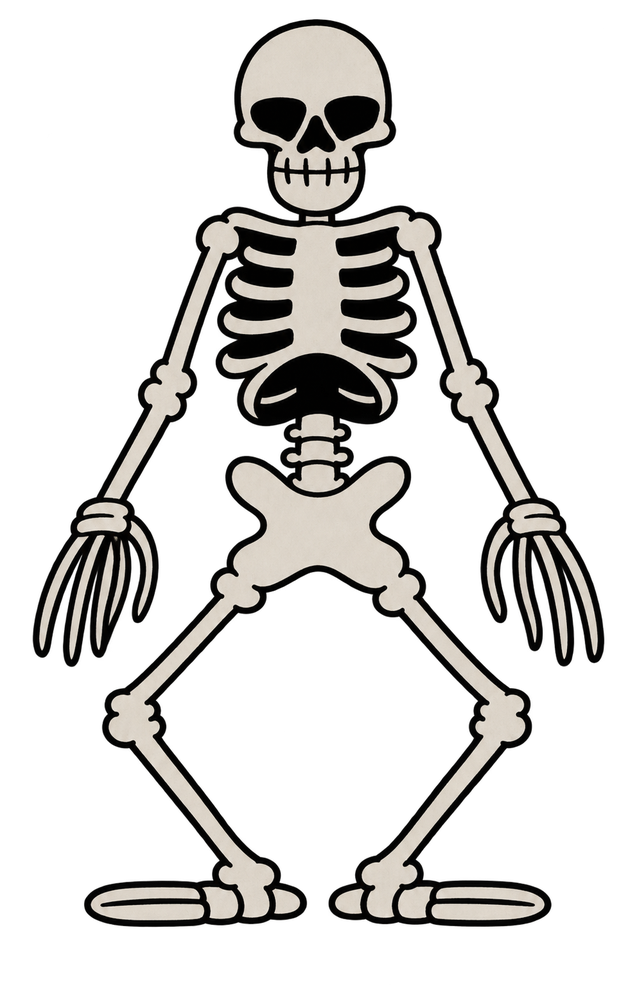
#> input picture character/reference-clean.png, 637 x 1000 px, shrunk from 1001 x 1571 before the run
$ python vectorize.py
#> lines starting #> are read from the running program, lines starting #| are printed output that depends on the picture; after the words box and inside, x2 and y2 are one past the last pixel; in counts of white or black regions, pixels touching at a corner belong together
"""Convert the clean reference into flat two-color vector paths.
The image was cleaned with image generation; this is format vectorization,
not a claim of an exact automatic matte of the source film.
"""
from pathlib import Path
import json, os
os.environ['MPLCONFIGDIR']='/tmp/skeleton-matplotlib'
import matplotlib
matplotlib.use('Agg')
from matplotlib.figure import Figure
import numpy as np
from PIL import Image
ROOT=Path(__file__).resolve().parent
src=ROOT/'reference-clean.png'
image=np.asarray(Image.open(src).convert('RGBA'))
#> image is the input picture: shape (1000, 637, 4); mean R, G, B, A 33.8, 32.5, 30.8, 68.1

def rdp(p,epsilon=.8):
    if len(p)<4:return p
    line=p[-1]-p[0];length=np.linalg.norm(line)
    if length<1e-10:
        index=len(p)//2
        return np.vstack((rdp(p[:index+1],epsilon)[:-1],rdp(p[index:],epsilon)))
    dist=np.abs(line[0]*(p[:,1]-p[0,1])-line[1]*(p[:,0]-p[0,0]))/length
    index=int(np.argmax(dist))
    if dist[index]<=epsilon:return p[[0,-1]]
    return np.vstack((rdp(p[:index+1],epsilon)[:-1],rdp(p[index:],epsilon)))

def contours(mask):
    figure=Figure();ax=figure.subplots();cs=ax.contour(mask.astype(float),levels=[.5])
    paths=[]
    for poly in cs.get_paths()[0].to_polygons():
        if len(poly)<4:continue
        area=abs(np.sum(poly[:-1,0]*poly[1:,1]-poly[1:,0]*poly[:-1,1]))/2
        if area<9:continue
        poly=rdp(poly)
        paths.append('M'+' L'.join(f'{x:.1f},{y:.1f}' for x,y in poly)+'Z')
    return ''.join(paths)
alpha=image[:,:,3]>127
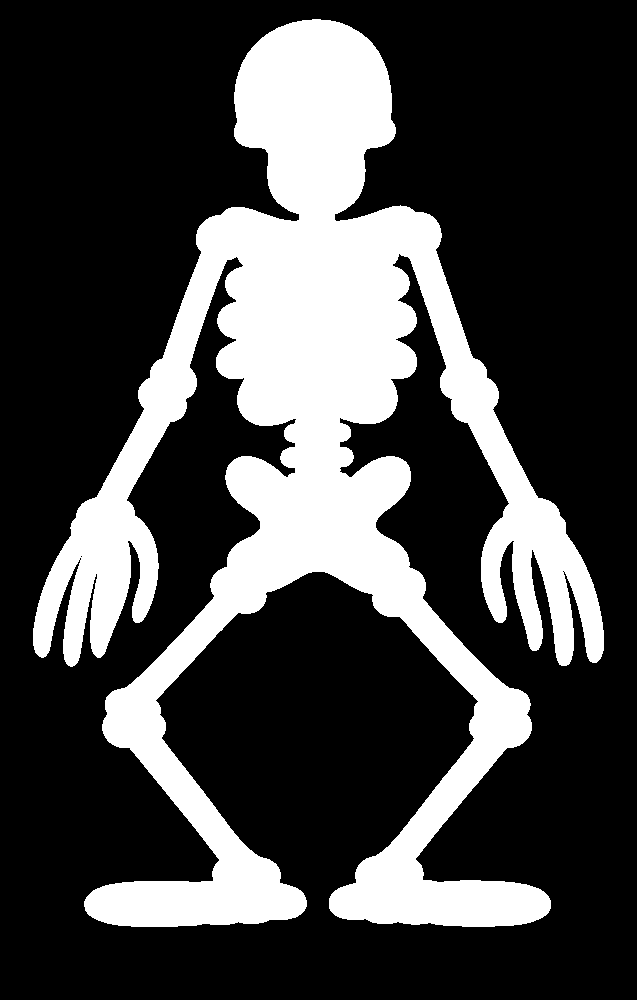
#> alpha: shape (1000, 637) bool; 26.9% white; 1 white region, box (x1, y1, x2, y2) and area: (33, 19, 604, 927) 171594
ivory=(image[:,:,:3].mean(axis=2)>100)&alpha
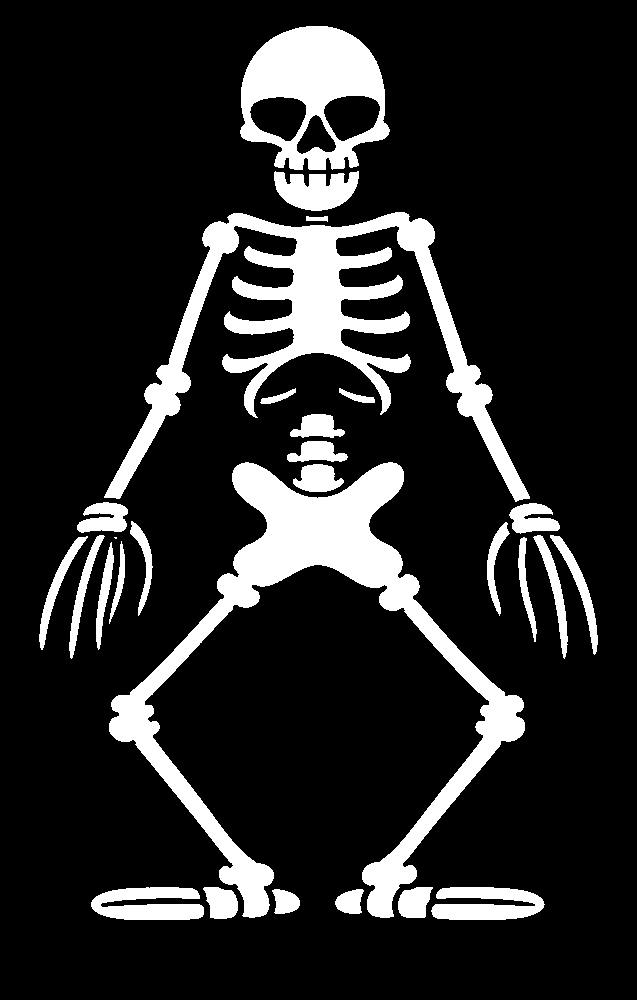
#> ivory: shape (1000, 637) bool; 15% white; 28 white regions (1 under 20 px), largest, box (x1, y1, x2, y2) and area: (109, 462, 525, 918) 32927, (104, 212, 530, 502) 27087, (240, 26, 390, 170) 12080
art={'width':image.shape[1],'height':image.shape[0],'ink':contours(alpha),'bone':contours(ivory),'provenance':'Cleaned reference generated from the source neutral pose, then traced into flat vector paths. Hand articulated; not an exact per-frame extraction.'}
#> the loop in contours, `for poly in cs.get_paths()[0].to_polygons():` made 2 passes
#> area on pass 1: 171594.5
#> the loop in contours (call 2), `for poly in cs.get_paths()[0].to_polygons():` made 31 passes
(ROOT/'art.json').write_text(json.dumps(art))
print({k:len(art[k]) for k in ['ink','bone']})
#| {'ink': 8777, 'bone': 16743}
